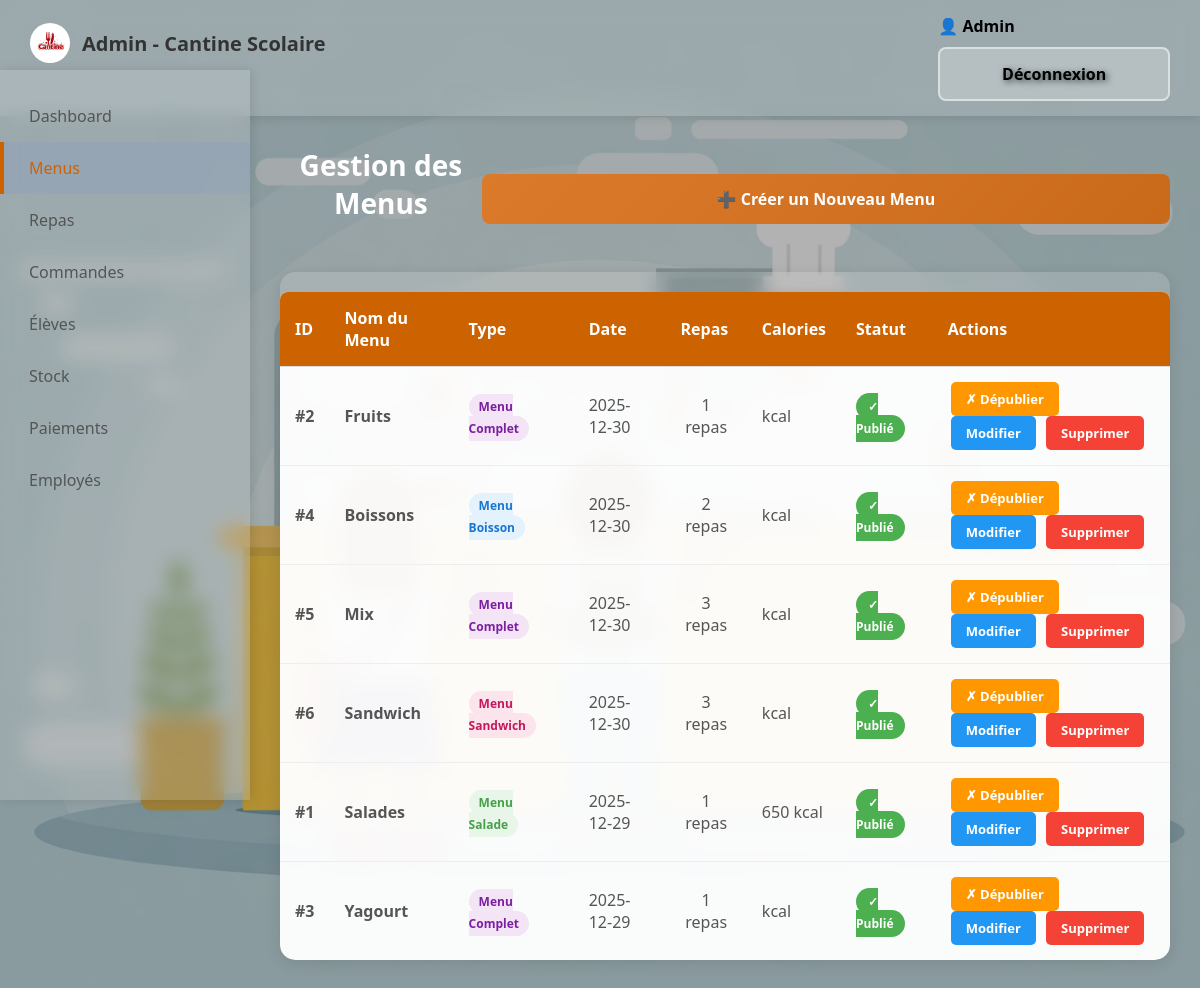
Screenshot of /admin/menus (signed in) with the database file from the repository.
### tables this page shows
CREATE TABLE menus (
        id_menus INTEGER PRIMARY KEY AUTOINCREMENT,
        nom_de_menu TEXT,
        date_de_menu DATE,
        type_de_menu TEXT,
        calories INTEGER,
        prix_de_menu REAL,
        publie INTEGER DEFAULT 0
    , image_menu TEXT);

### app.py (the view)
@app.route('/admin/menus')
def admin_menus():
    if 'user_id' not in session or session.get('user_type') != 'admin':
        return redirect(url_for('index'))
    conn = get_db()
    menus = conn.execute('''SELECT m.*, COUNT(c.id_repas) as nb_repas FROM menus m
        LEFT JOIN contient c ON m.id_menus = c.id_menus GROUP BY m.id_menus ORDER BY m.date_de_menu DESC''').fetchall()
    conn.close()
    return render_template('admin_menus.html', menus=menus, nom=session.get('nom'))

### app.py (called while the page is built, shortened)
def get_db():
    conn = sqlite3.connect('cantine.db')
    conn.row_factory = sqlite3.Row
    return conn

def get_cantine_info():
    conn = get_db()
    cantine = conn.execute('SELECT * FROM cantine WHERE id_cantine = 1').fetchone()
    conn.close()
    return cantine

@app.context_processor
def inject_cantine_info():
    return dict(cantine_info=get_cantine_info())

### templates/admin_menus.html (shortened to what this page needs)
{% extends "base.html" %}
{% block content %}
<div class="admin-nav">
    <div class="logo">
        <img src="{{ url_for('static', filename='logo.png') }}" alt="Logo">
        <span>Admin - Cantine Scolaire</span>
    </div>
    <div>
        <span style="margin-right: 15px; font-weight: 600;">👤 {{ nom }}</span>
        <a href="{{ url_for('logout') }}" class="btn btn-secondary">Déconnexion</a>
    </div>
</div>
<div class="sidebar">
    <a href="{{ url_for('admin_dashboard') }}"> Dashboard</a>
    <a href="{{ url_for('admin_menus') }}" class="active"> Menus</a>
    <a href="{{ url_for('admin_repas') }}"> Repas</a>
    <a href="{{ url_for('admin_commandes') }}"> Commandes</a>
    <a href="{{ url_for('admin_eleves') }}"> Élèves</a>
    <a href="{{ url_for('admin_stock') }}"> Stock</a>
    <a href="{{ url_for('admin_paiements') }}"> Paiements</a>
    <a href="{{ url_for('admin_employees') }}"> Employés</a>
</div>
<div class="main-content">
    <div class="header-actions">
        <h1> Gestion des Menus</h1>
        <a href="{{ url_for('admin_menus_ajouter') }}" class="btn btn-primary">
            ➕ Créer un Nouveau Menu
        </a>
    </div>
    <div class="menu-table">
        {% if menus|length == 0 %}
        <div style="padding: 40px; text-align: center; color: #666666;">
            <p style="font-size: 18px;">Aucun menu créé</p>
            <p style="margin-top: 10px;">Commencez par créer votre premier menu</p>
        </div>
        {% else %}
        <table>
            <thead>
                <tr>
                    <th>ID</th>
                    <th>Nom du Menu</th>
                    <th>Type</th>
                    <th>Date</th>
                    <th>Repas</th>
                    <th>Calories</th>
                    <th>Statut</th>
                    <th>Actions</th>
                </tr>
            </thead>
            <tbody>
                {% for menu in menus %}
                <tr>
                    <td><strong>#{{ menu.id_menus }}</strong></td>
                    <td><strong>{{ menu.nom_de_menu }}</strong></td>
                    <td>
                        <span class="type-badge
                            {% if 'Boisson' in menu.type_de_menu %}type-boisson
                            {% elif 'Salade' in menu.type_de_menu %}type-salade
                            {% elif 'Pizza' in menu.type_de_menu %}type-pizza
                            {% elif 'Sandwich' in menu.type_de_menu %}type-sandwich
                            {% else %}type-complet
                            {% endif %}">
                            {{ menu.type_de_menu }}
                        </span>
                    </td>
                    <td>{{ menu.date_de_menu }}</td>
                    <td style="text-align: center;">{{ menu.nb_repas }} repas</td>
                    <td>{{ menu.calories }} kcal</td>
                    <td>
                        {% if menu.publie == 1 %}
                        <span class="badge-publie">✓ Publié</span>
                        {% else %}
                        <span class="badge-non-publie">✗ Non publié</span>
                        {% endif %}
                    </td>
                    <td>
                        {% if menu.publie == 0 %}
                        <a href="{{ url_for('admin_menus_publier', menu_id=menu.id_menus) }}"
                           class="btn-action btn-publier">
                            ✓ Publier
                        </a>
                        {% else %}
                        <a href="{{ url_for('admin_menus_depublier', menu_id=menu.id_menus) }}"
                           class="btn-action btn-depublier">
                            ✗ Dépublier
                        </a>
                        {% endif %}
                        <a href="{{ url_for('admin_menus_modifier', menu_id=menu.id_menus) }}"
                           class="btn-action btn-modifier">
                             Modifier
                        </a>
                        <a href="{{ url_for('admin_menus_supprimer', menu_id=menu.id_menus) }}"
                           class="btn-action btn-supprimer"
                           onclick="return confirm('Êtes-vous sûr de vouloir supprimer ce menu ?')">
                             Supprimer
                        </a>
                    </td>
                </tr>
                {% endfor %}
            </tbody>
        </table>
        {% endif %}
    </div>
</div>
{% endblock %}

### rows the page displays
menus: id_menus "2", nom_de_menu "Fruits", type_de_menu "Menu Complet", date_de_menu "2025-12-30", nb_repas "1", shows "✓ Publié"
menus: id_menus "4", nom_de_menu "Boissons", type_de_menu "Menu Boisson", date_de_menu "2025-12-30", nb_repas "2", publie "✓ Publié"
menus: id_menus "5", nom_de_menu "Mix", type_de_menu "Menu Complet", date_de_menu "2025-12-30", nb_repas "3", publie "✓ Publié"
menus: id_menus "6", nom_de_menu "Sandwich", type_de_menu "Menu Sandwich", date_de_menu "2025-12-30", nb_repas "3", publie "✓ Publié"
menus: id_menus "1", nom_de_menu "Salades", type_de_menu "Menu Salade", date_de_menu "2025-12-29", nb_repas "1", calories "650", publie "✓ Publié"
menus: id_menus "3", nom_de_menu "Yagourt", type_de_menu "Menu Complet", date_de_menu "2025-12-29", nb_repas "1", shows "✓ Publié"

### other values shown
{{ nom }} "Admin"
